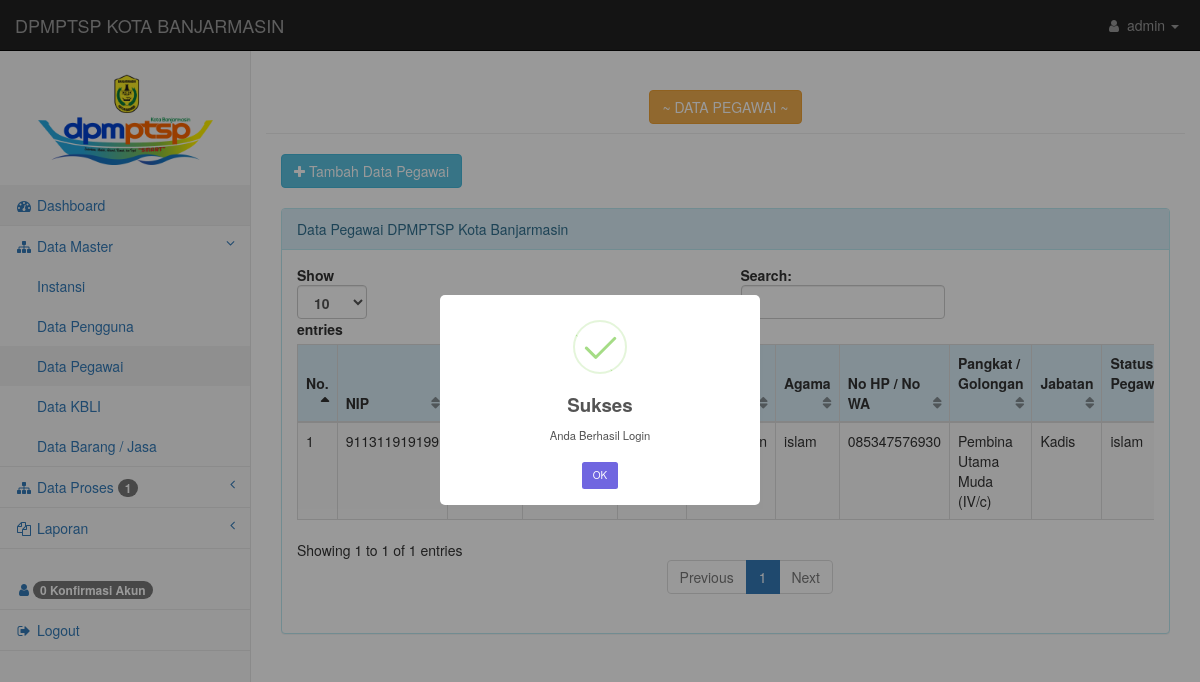
/admin/datapegawai.php (signed in), run on an earlier commit of the app's database.
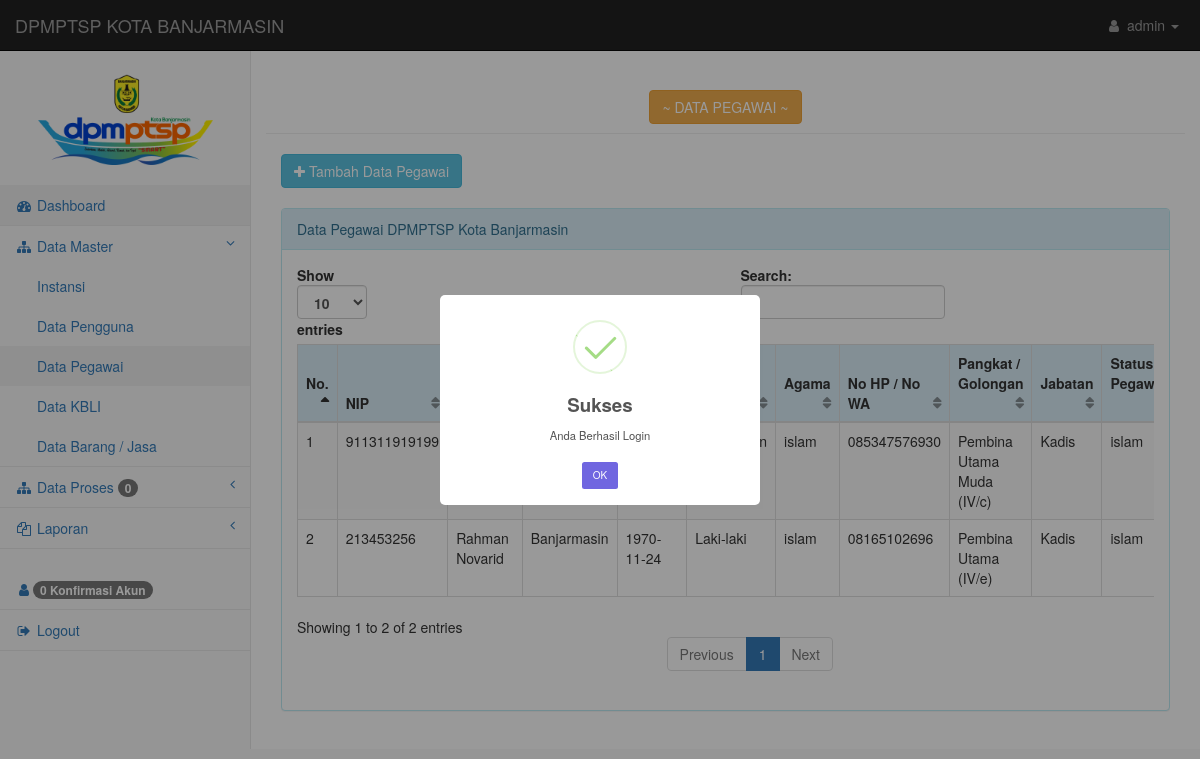
And on a later commit of the database.
### tables this page shows
CREATE TABLE `tb_pegawai` (
  `no_urut` int(6) NOT NULL,
  `nama_pegawai` varchar(60) NOT NULL,
  `nip` varchar(30) NOT NULL,
  `tempat` varchar(60) NOT NULL,
  `tanggal_lahir` date NOT NULL,
  `jk` varchar(15) NOT NULL,
  `agama` varchar(30) NOT NULL,
  `hp` varchar(225) NOT NULL,
  `id_pangkat` varchar(30) NOT NULL,
  `id_jabatan` varchar(30) NOT NULL,
  `id_status` varchar(30) NOT NULL
);

### admin/datapegawai.php (the view, shortened to what the changed rows need)
<!DOCTYPE html>
<?php
include 'koneksi.php';
include '../template/header.php';
include '../template/sidebarmenu.php';
?>
<div id="page-wrapper">
    <div class="container-fluid">
        <div class="row">
            <div class="col-lg-12 page-header">
                <center>
                    <h1 class="btn btn-warning">~ DATA PEGAWAI ~</h1>
                </center>
            </div>
        </div>
        <br>
        <div class="row">
            <div class="col-lg-12">
                <div class="panel panel-info">
                    <div class="panel-body">
                        <div class="table-responsive">
                            <table class="table table-striped table-bordered table-hover" id="dataTables-example">
                                <thead class="bg-info text-white">
                                    <tr align="center">
                                    <tr>
                                        <th>No.</th>
                                        <th>NIP</th>
                                        <th>Nama Lengkap</th>
                                        <th>Tempat Lahir</th>
                                        <th>Tanggal Lahir</th>
                                        <th>Jenis Kelamin</th>
                                        <th>Agama</th>
                                        <th>No HP / No WA</th>
                                        <th>Pangkat / Golongan</th>
                                        <th>Jabatan</th>
                                        <th>Status Pegawai</th>
                                    </tr>
                                    </tr>
                                </thead>
                                <tbody>
                                    <?php
                                    $sql = mysqli_query($db, "SELECT * FROM tb_pegawai");
                                    $no = 1;
                                    while ($row = mysqli_fetch_assoc($sql)) {
                                    ?>
                                        <tr>
                                            <td> <?= $no++ ?></td>
                                            <td> <?= $row['nip'] ?> </td>
                                            <td> <?= $row['nama_pegawai'] ?> </td>
                                            <td> <?= $row['tempat'] ?> </td>
                                            <td> <?= $row['tanggal_lahir']  ?></td>
                                            <td> <?= $row['jk'] ?> </td>
                                            <td> <?= $row['agama']  ?></td>
                                            <td> <?= $row['hp']  ?></td>
                                            <td> <?= $row['id_pangkat']  ?></td>
                                            <td> <?= $row['id_jabatan']  ?></td>
                                            <td> <?= $row['id_status']  ?></td>
                                        </tr>
                                    <?php } ?>
                                </tbody>
                            </table>
                        </div>
                    </div>
                </div>
            </div>
        </div>
    </div>
</div>
</div>
<?php
include '../template/footer.php';
?>

### template/sidebarmenu.php (shortened to what the changed rows need)
<br>
<div class="navbar-default sidebar" role="main">
  <div class="sidebar-nav navbar-collapse">
    <ul class="nav" id="side-menu">
      <br>
      <li>
        <a href="#"><i class="fa fa-sitemap fa-fw"></i> Data Proses <span class="fa arrow"></span><span class="badge bg-success"><?php echo $row1['total'] ?></a>
      </li>
      <br>
    </ul>
  </div>
</div>
</nav>

What changed in the data, as far as the page shows it:
added tb_pegawai: nip "213453256", nama_pegawai "Rahman Novarid", tempat "Banjarmasin", tanggal_lahir "1970-11-24", jk "Laki-laki", agama "islam", hp "08165102696", id_pangkat "Pembina Utama (IV/e)", id_jabatan "Kadis", id_status "islam"
Also different on the page:
$row1['total']: "1" → "0"
text written by a page script: "Show entries Search: Showing 1 to 1 of 1 entries Previous 1 Next" → "Show entries Search: Showing 1 to 2 of 2 entries Previous 1 Next"
